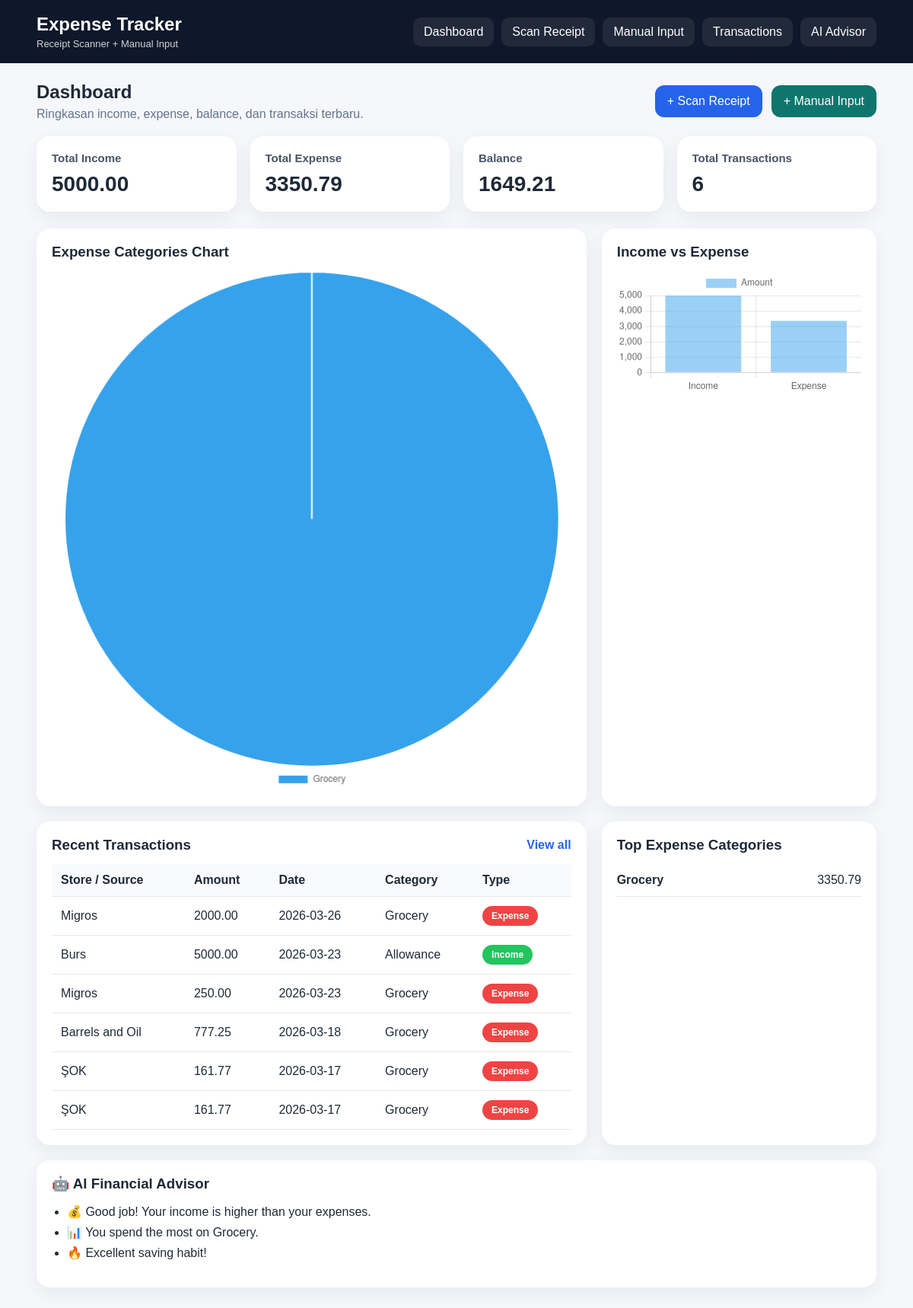
The page / on the database its author committed.
### tables this page shows
CREATE TABLE transactions (
    id INTEGER PRIMARY KEY AUTOINCREMENT,
    store_name TEXT,
    amount REAL NOT NULL,
    category TEXT NOT NULL,
    note TEXT,
    date TEXT NOT NULL,
    type TEXT NOT NULL,
    receipt_image TEXT
);

### app.py (the view)
@app.route("/")
def dashboard():
    conn = get_db_connection()
    recent_transactions = conn.execute(
        "SELECT * FROM transactions ORDER BY date DESC, id DESC LIMIT 6"
    ).fetchall()
    total_expense = conn.execute(
        "SELECT IFNULL(SUM(amount), 0) FROM transactions WHERE type='expense'"
    ).fetchone()[0]
    total_income = conn.execute(
        "SELECT IFNULL(SUM(amount), 0) FROM transactions WHERE type='income'"
    ).fetchone()[0]
    total_count = conn.execute(
        "SELECT COUNT(*) FROM transactions"
    ).fetchone()[0]
    expense_categories = conn.execute("""
        SELECT category, SUM(amount) as total
        FROM transactions
        WHERE type='expense'
        GROUP BY category
        ORDER BY total DESC
        LIMIT 5
    """).fetchall()
    conn.close()
    balance = float(total_income) - float(total_expense)
    chart_labels = [item["category"] for item in expense_categories] if expense_categories else []
    chart_values = [float(item["total"]) for item in expense_categories] if expense_categories else []
    insights = generate_ai_insights()
    monthly_insights = generate_monthly_ai_insights()
    return render_template(
        "dashboard.html",
        recent_transactions=recent_transactions,
        total_expense=float(total_expense),
        total_income=float(total_income),
        total_count=total_count,
        expense_categories=expense_categories,
        balance=balance,
        chart_labels=chart_labels,
        chart_values=chart_values,
        insights=insights,
        monthly_insights=monthly_insights
    )

### app.py (called while the page is built)
def get_db_connection():
    conn = sqlite3.connect(DATABASE)
    conn.row_factory = sqlite3.Row
    return conn

### templates/dashboard.html (shortened to what this page needs)
{% extends 'base.html' %}
{% block content %}
<div style="display:flex; justify-content:space-between; align-items:center; gap:16px; flex-wrap:wrap; margin-bottom:20px;">
    <div>
        <h2 style="margin:0 0 6px;">Dashboard</h2>
        <p style="margin:0; color:#64748b;">Ringkasan income, expense, balance, dan transaksi terbaru.</p>
    </div>
    <div class="quick-actions">
        <a class="btn" href="{{ url_for('scan_receipt') }}">+ Scan Receipt</a>
        <a class="btn secondary" href="{{ url_for('manual_input') }}">+ Manual Input</a>
    </div>
</div>
<div class="cards">
    <div class="card stat">
        <h3>Total Income</h3>
        <p>{{ "%.2f"|format(total_income) }}</p>
    </div>
    <div class="card stat">
        <h3>Total Expense</h3>
        <p>{{ "%.2f"|format(total_expense) }}</p>
    </div>
    <div class="card stat">
        <h3>Balance</h3>
        <p>{{ "%.2f"|format(balance) }}</p>
    </div>
    <div class="card stat">
        <h3>Total Transactions</h3>
        <p>{{ total_count }}</p>
    </div>
</div>
<div class="grid-two" style="margin-bottom:20px;">
    <div class="panel">
        <div class="panel-header">
            <h3>Expense Categories Chart</h3>
        </div>
        <canvas id="expensePieChart"></canvas>
    </div>
    <div class="panel">
        <div class="panel-header">
            <h3>Income vs Expense</h3>
        </div>
        <canvas id="incomeExpenseBarChart"></canvas>
    </div>
</div>
<div class="grid-two">
    <div class="panel">
        <div class="panel-header">
            <h3>Recent Transactions</h3>
            <a href="{{ url_for('transactions') }}">View all</a>
        </div>
        <table>
            <thead>
                <tr>
                    <th>Store / Source</th>
                    <th>Amount</th>
                    <th>Date</th>
                    <th>Category</th>
                    <th>Type</th>
                </tr>
            </thead>
            <tbody>
                {% if recent_transactions %}
                    {% for t in recent_transactions %}
                    <tr>
                        <td>{{ t.store_name }}</td>
                        <td>{{ "%.2f"|format(t.amount) }}</td>
                        <td>{{ t.date }}</td>
                        <td>{{ t.category }}</td>
                        <td>
                            <span class="badge {{ t.type }}">{{ t.type }}</span>
                        </td>
                    </tr>
                    {% endfor %}
                {% else %}
                    <tr>
                        <td colspan="5">Belum ada transaksi.</td>
                    </tr>
                {% endif %}
            </tbody>
        </table>
    </div>
    <div class="panel">
        <div class="panel-header">
            <h3>Top Expense Categories</h3>
        </div>
        {% if expense_categories %}
            {% for item in expense_categories %}
                <div class="category-item">
                    <strong>{{ item.category }}</strong>
                    <span>{{ "%.2f"|format(item.total) }}</span>
                </div>
            {% endfor %}
        {% else %}
            <p>Belum ada data expense.</p>
        {% endif %}
    </div>
</div>
<script>
    const chartLabels = JSON.parse(document.getElementById("chart-labels-data").textContent);
    const chartValues = JSON.parse(document.getElementById("chart-values-data").textContent);
    const totalIncome = JSON.parse(document.getElementById("income-data").textContent);
    const totalExpense = JSON.parse(document.getElementById("expense-data").textContent);
    const pieCanvas = document.getElementById("expensePieChart");
    if (pieCanvas) {
        new Chart(pieCanvas, {
            type: "pie",
            data: {
                labels: chartLabels.length ? chartLabels : ["No Data"],
                datasets: [{
                    data: chartValues.length ? chartValues : [1]
                }]
            },
            options: {
                responsive: true,
                plugins: {
                    legend: {
                        position: "bottom"
                    }
                }
            }
        });
    }
    const barCanvas = document.getElementById("incomeExpenseBarChart");
    if (barCanvas) {
        new Chart(barCanvas, {
            type: "bar",
            data: {
                labels: ["Income", "Expense"],
                datasets: [{
                    label: "Amount",
                    data: [totalIncome, totalExpense]
                }]
            },
            options: {
                responsive: true,
                scales: {
                    y: {
                        beginAtZero: true
                    }
                }
            }
        });
    }
</script>
<div class="panel" style="margin-top:20px;">
    <div class="panel-header">
        <h3>🤖 AI Financial Advisor</h3>
    </div>
    {% if insights %}
        <ul style="padding-left:20px;">
            {% for insight in insights %}
                <li style="margin-bottom:8px;">{{ insight }}</li>
            {% endfor %}
        </ul>
    {% else %}
        <p>No insights yet.</p>
    {% endif %}
</div>
{% endblock %}

### templates/base.html (shortened to what this page needs)
<!DOCTYPE html>
<html lang="en">
<head>
</head>
<body>
    <nav class="navbar">
        <div class="container nav-inner">
            <div class="brand">
                <h1>Expense Tracker</h1>
                <p>Receipt Scanner + Manual Input</p>
            </div>
            <div class="nav-links">
                <a href="{{ url_for('dashboard') }}">Dashboard</a>
                <a href="{{ url_for('scan_receipt') }}">Scan Receipt</a>
                <a href="{{ url_for('manual_input') }}">Manual Input</a>
                <a href="{{ url_for('transactions') }}">Transactions</a>
                <a href="{{ url_for('advisor') }}">AI Advisor</a>
            </div>
        </div>
    </nav>
    <div class="container page">
        {% block content %}{% endblock %}
    </div>
</body>
</html>

### templates/base.html (style rules this page uses)
* { box-sizing: border-box; }
body { margin: 0; font-family: Arial, sans-serif; background: #f5f7fb; color: #1f2937; }
.navbar { background: #0f172a; color: white; padding: 18px 0; }
.container { width: 92%; max-width: 1120px; margin: auto; }
.nav-inner { display: flex; justify-content: space-between; align-items: center; gap: 16px; flex-wrap: wrap; }
.brand h1 { margin: 0; font-size: 24px; }
.brand p { margin: 4px 0 0; font-size: 13px; opacity: 0.8; }
.nav-links { display: flex; gap: 10px; flex-wrap: wrap; }
.nav-links a { color: white; text-decoration: none; padding: 10px 14px; border-radius: 10px; background: rgba(255,255,255,0.08); }
.page { padding: 24px 0 40px; }
.cards { display: grid; grid-template-columns: repeat(auto-fit, minmax(220px, 1fr)); gap: 18px; margin-bottom: 22px; }
.card { background: white; padding: 20px; border-radius: 18px; box-shadow: 0 8px 24px rgba(15, 23, 42, 0.06); }
.stat h3 { margin: 0 0 10px; font-size: 15px; color: #475569; }
.stat p { margin: 0; font-size: 28px; font-weight: bold; }
.grid-two { display: grid; grid-template-columns: 2fr 1fr; gap: 20px; }
.panel { background: white; padding: 20px; border-radius: 18px; box-shadow: 0 8px 24px rgba(15, 23, 42, 0.06); }
.panel-header { display: flex; justify-content: space-between; align-items: center; margin-bottom: 14px; }
.panel-header h3 { margin: 0; }
.panel-header a { text-decoration: none; color: #2563eb; font-weight: bold; }
table { width: 100%; border-collapse: collapse; }
th, td { padding: 12px; border-bottom: 1px solid #e5e7eb; text-align: left; vertical-align: middle; }
th { background: #f8fafc; }
.btn { display: inline-block; background: #2563eb; color: white; text-decoration: none; padding: 12px 16px; border-radius: 12px; border: none; cursor: pointer; }
.btn.secondary { background: #0f766e; }
.badge { display: inline-block; padding: 6px 12px; border-radius: 999px; color: white; font-size: 12px; font-weight: bold; text-transform: capitalize; }
.badge.expense { background: #ef4444; }
.badge.income { background: #22c55e; }
.category-item { display: flex; justify-content: space-between; padding: 12px 0; border-bottom: 1px solid #e5e7eb; }
.quick-actions { display: flex; gap: 12px; flex-wrap: wrap; }

### rows shown on the page
transactions: store_name "Migros", amount "2000.00", date "2026-03-26", category "Grocery", type "Expense"
transactions: store_name "Burs", amount "5000.00", date "2026-03-23", category "Allowance", type "Income"
transactions: store_name "Migros", amount "250.00", date "2026-03-23", category "Grocery", type "Expense"
transactions: store_name "Barrels and Oil", amount "777.25", date "2026-03-18", category "Grocery", type "Expense"
transactions: store_name "ŞOK", amount "161.77", date "2026-03-17", category "Grocery", type "Expense"
transactions: store_name "ŞOK", amount "161.77", date "2026-03-17", category "Grocery", type "Expense"

### other values the page prints
{{ "%.2f"|format(total_income) }} "5000.00"
{{ "%.2f"|format(total_expense) }} "3350.79"
{{ "%.2f"|format(balance) }} "1649.21"
{{ total_count }} "6"
{{ item.category }} "Grocery"
{{ "%.2f"|format(item.total) }} "3350.79"
{{ insight }} "💰 Good job! Your income is higher than your expenses." "📊 You spend the most on Grocery." "🔥 Excellent saving habit!"
